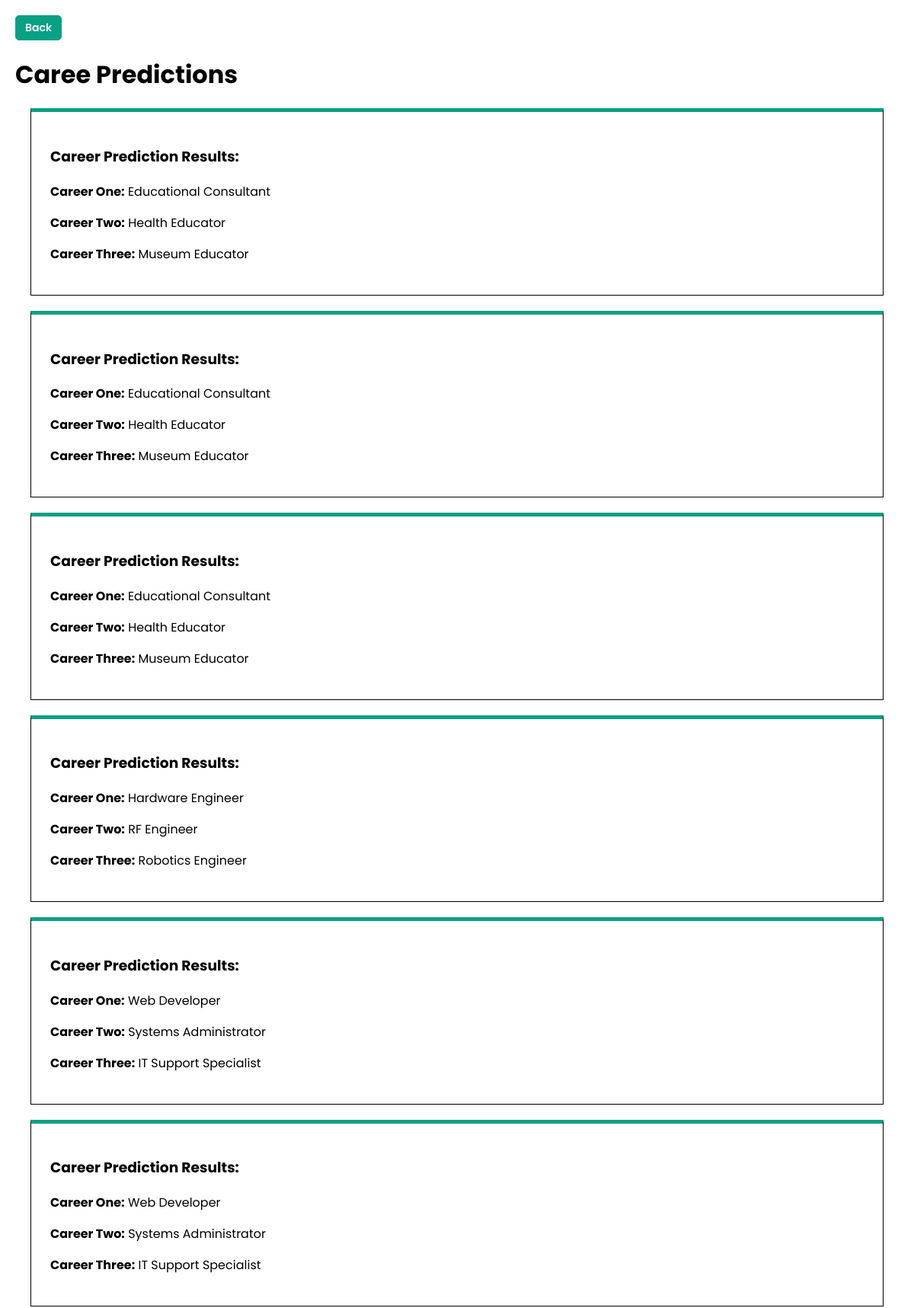
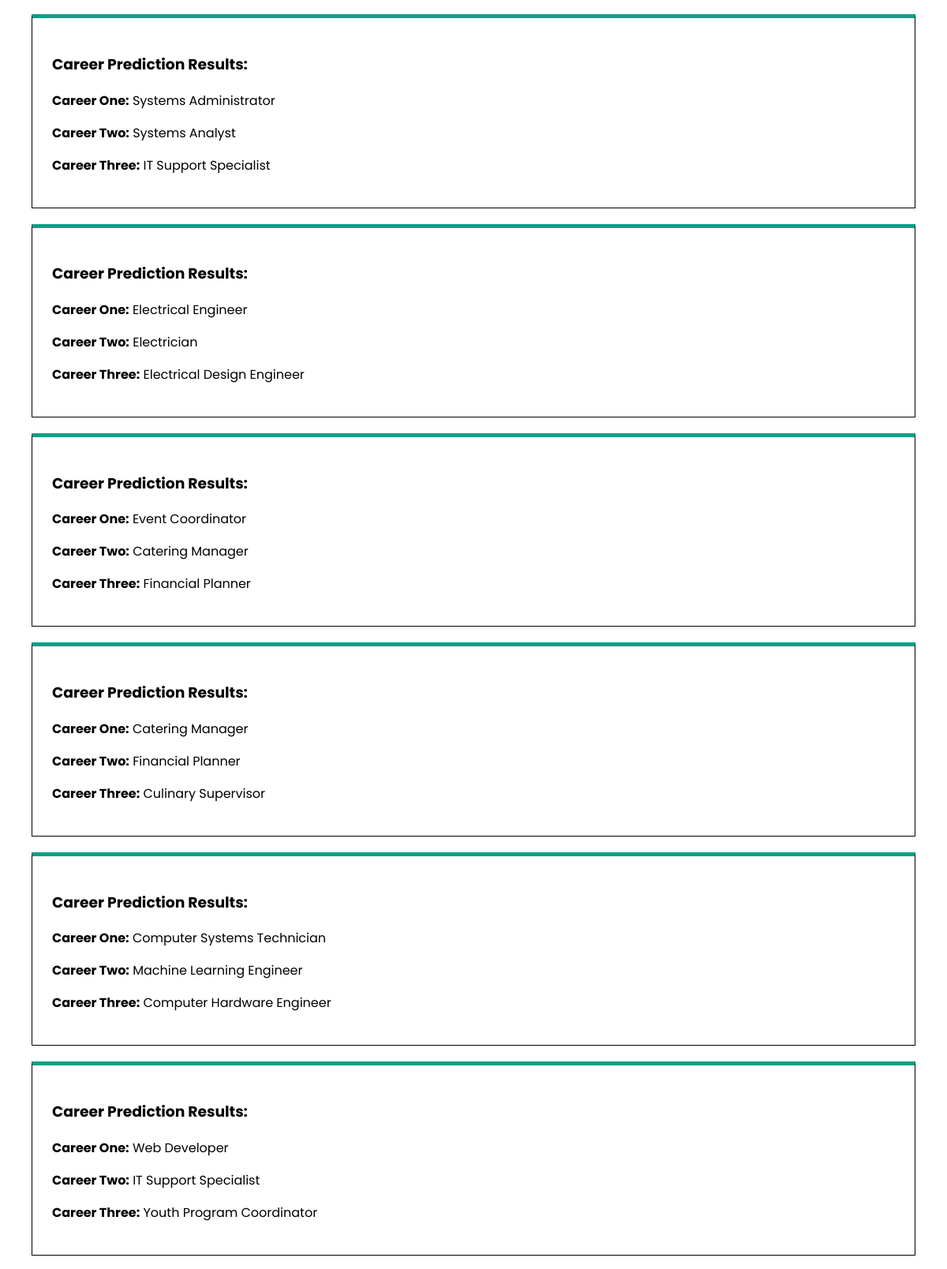
The page /display_data/ (upper part) on the database its author committed (2 pictures, top to bottom).
### thesisapp/models.py (models this page shows)
class PredictionResult(models.Model):
    career_one = models.CharField(max_length=100, null=True)
    career_two = models.CharField(max_length=100, null=True)
    career_three = models.CharField(max_length=100, null=True)

### thesisapp/views.py (the view)
# urls.py: path('display_data/', views.display_data, name='display_data'),
def display_data(request):
    user_data = UserHistory.objects.all()
    prediction_results = PredictionResult.objects.all()
    return render(request, 'history_page.html', {'user_data': user_data, 'prediction_results': prediction_results})

### template/history_page.html (shortened to what this page needs)
<!DOCTYPE html>
<html lang="en">
  <head>
    {% load static %}
    <link rel="stylesheet" href="{% static 'history_page.css' %}" />
  </head>
  <body>
    <button id="back_btn" title="Go back to previous page">Back</button>
    <h1>Caree Predictions</h1>
      {% for prediction_result in prediction_results reversed %}
      <div class="prediction_result">
        <h3>Career Prediction Results:</h3>
        <p><strong>Career One:</strong> {{ prediction_result.career_one }}</p>
        <p><strong>Career Two:</strong> {{ prediction_result.career_two }}</p>
        <p>
          <strong>Career Three:</strong> {{ prediction_result.career_three }}
        </p>
      </div>
      {%endfor%}
  </body>
</html>

### static/history_page.css (style rules this page uses)
body { margin: 20px; font-family: "Poppins", "sans-serif"; }
h1 { margin-bottom: 0px; }
.prediction_result { border: 1px solid black; border-top: 5px solid #0aa085; padding: 25px; margin: 20px; }
#back_btn { text-decoration: none; font-family: "Poppins", sans-serif; font-optical-sizing: auto; font-weight: 700; font-style: normal; font-size: 14px; color: white; padding: 5px 12px; font-weight: 600; border: 1px solid #0aa085; border-radius: 5px; background-color: #0aa085; cursor: pointer; }

### rows shown on the page
PredictionResult: career_one "Educational Consultant", career_two "Health Educator", career_three "Museum Educator"
PredictionResult: career_one "Educational Consultant", career_two "Health Educator", career_three "Museum Educator"
PredictionResult: career_one "Educational Consultant", career_two "Health Educator", career_three "Museum Educator"
PredictionResult: career_one "Hardware Engineer", career_two "RF Engineer", career_three "Robotics Engineer"
PredictionResult: career_one "Web Developer", career_two "Systems Administrator", career_three "IT Support Specialist"
PredictionResult: career_one "Web Developer", career_two "Systems Administrator", career_three "IT Support Specialist"
PredictionResult: career_one "Systems Administrator", career_two "Systems Analyst", career_three "IT Support Specialist"
PredictionResult: career_one "Electrical Engineer", career_two "Electrician", career_three "Electrical Design Engineer"
PredictionResult: career_one "Event Coordinator", career_two "Catering Manager", career_three "Financial Planner"
PredictionResult: career_one "Catering Manager", career_two "Financial Planner", career_three "Culinary Supervisor"
PredictionResult: career_one "Computer Systems Technician", career_two "Machine Learning Engineer", career_three "Computer Hardware Engineer"
PredictionResult: career_one "Web Developer", career_two "IT Support Specialist", career_three "Youth Program Coordinator"
